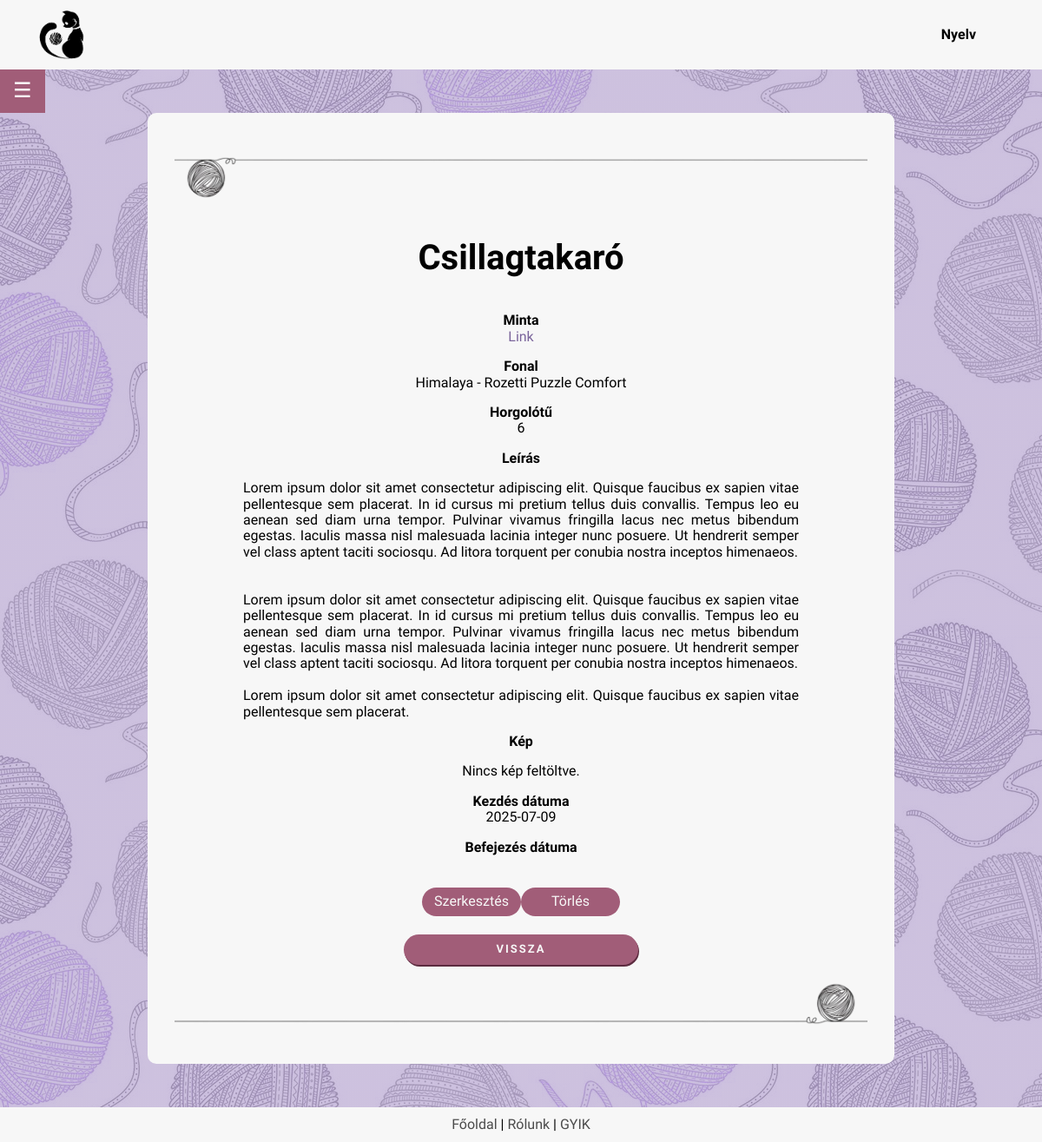
Screenshot of /project_page.php?id=100 (signed in) with the database file from the repository.
### tables this page shows
CREATE TABLE IF NOT EXISTS `projects` (
  `uid` int NOT NULL,
  `id` int NOT NULL AUTO_INCREMENT,
  `name` varchar(255) NOT NULL,
  `pattern` varchar(1000) DEFAULT NULL,
  `yarn` varchar(255) DEFAULT NULL,
  `hook` decimal(10,0) DEFAULT NULL,
  `description` text,
  `image` varchar(255) DEFAULT NULL,
  `start` date DEFAULT NULL,
  `finish` date DEFAULT NULL,
  PRIMARY KEY (`id`),
  KEY `Userid` (`uid`)
);

CREATE TABLE IF NOT EXISTS `yarns` (
  `id` int NOT NULL AUTO_INCREMENT,
  `brand` set('Drops','Alize','DMC','Kartopu','Nako','Wolans','Yarnart','Himalaya','Schachenmayr','Scheepjes','Lana Grossa','Vlna-Hep','Gründl','Red Heart','Malabrigo','Lion Brand','Bernat','Adriafil','Berroco','Blue Sky Fibers','Caron','Cascade','Debbie Bliss','Deramores','Dream in Color','Ella Rae','Hayfield','Hoooked','James C. Brett','Juniper Moon Farm','King Cole','Knit Collage','Koigu','Lang Yarns','Lopi','McIntosh','MillaMia','Noro','Paintbox','Patons','Plymouth','Sirdar','Snuggly',' Stylecraft','Tahki','The Yarn Collective','Trendsetter','Universal','Valley','Viking Of Norway','West Yorkshire Spinners','Willow and Lark','Wool and the Gang','Yarn and Colors','Hobbii Yarn','Yarnspirations','KnitPicks','Darn Good Yarn','We Are Knitters','Gorgeous Alpacas','Papillon','Gombolyda','Urth','FibraNatura') DEFAULT NULL,
  `variety` varchar(255) NOT NULL,
  PRIMARY KEY (`id`)
);

### backend/lang.php (called while the page is built, shortened)
<?php
    function lang($str) {
        return $str;
    }
?>

### project_page.php (the view, shortened to what this page needs)
<?php
require $_SERVER['DOCUMENT_ROOT'] . '/project/backend/config.php';
require $_SERVER['DOCUMENT_ROOT'] . '/project/backend/lang.php';
$project_id = $_GET['id'];
$stmt = $conn->prepare("SELECT p.id, p.name, p.pattern, p.hook, p.description, p.image, p.start, p.finish, y.brand, y.variety FROM projects p LEFT JOIN yarns y ON p.yarn = y.id WHERE p.id = ? AND p.uid = ?");
$stmt->bind_param("ii", $project_id, $_SESSION['uid']);
$stmt->execute();
$result = $stmt->get_result();
$minta = lang('Minta');
$fonal = lang('Fonal');
$horgolotu = lang('Horgolótű');
$leiras = lang('Leírás');
$kep = lang('Kép');
$kezdes = lang('Kezdés dátuma');
$befejezes = lang('Befejezés dátuma');
$torles = lang('Törlés');
$szerkesztes = lang('Szerkesztés');
?>
<!DOCTYPE html>
<head>
    <?php
    include $_SERVER['DOCUMENT_ROOT'] . '/project/frontend/header.php';
    ?>
</head>
<body>
    <div class="page_container">
        <main class="page_content">
            <div class="main_body">
                <?php
                include $_SERVER['DOCUMENT_ROOT'] . '/project/frontend/sidebar.php';
                ?>
                <div class="main_container">
                    <img src="/project/images/yarn2.png" class="image-center">
                    <?php
                    if ($result->num_rows > 0) {
                        while ($row = $result->fetch_assoc()) {
                            echo "<div>";
                            echo "<p style='font-size:2.5em'><b>{$row['name']}</b></p>";
                            echo "<p><b>$minta</b><br><a href='{$row['pattern']}' style='text-decoration:none; color:rgb(122, 100, 155); margin-bottom:15px;' target='_blank'>Link</a></p>";
                            echo "<p style='margin-bottom:15px;'><b>$fonal</b><br>";
                            if (!empty($row['brand']) && !empty($row['variety'])) {
                                echo "{$row['brand']} - {$row['variety']}";
                            } else {
                                echo lang('Nincs megadva fonal.');
                            }
                            echo "</p>";
                            echo "<p><b>$horgolotu</b><br>{$row['hook']}</p>";
                            echo "<p style='text-align: center; '>";
                            echo "<b>$leiras</b>";
                            echo "<br>";
                            echo "<p style='text-align:justify; text-justify: inter-word; width: 80%; margin: 0 auto; white-space: pre-wrap;'>{$row['description']}</p>";
                            echo "</p>";
                            echo "<p><b>$kep</b></p>";
                            if (!empty($row['image'])) {
                                $image_paths = explode(',', $row['image']);
                                foreach ($image_paths as $image_path) {
                                    $image_path = trim($image_path);
                                    if (!empty($image_path)) {
                                        echo "<img src='{$image_path}' alt='Project image' style='max-width: 200px; height: auto; margin: 5px;'>";
                                    }
                                }
                            } else {
                                echo "<p>Nincs kép feltöltve.</p>";
                            }
                            echo "<p><b>$kezdes</b><br>{$row['start']}</p>";
                            echo "<p><b>$befejezes</b><br>{$row['finish']}</p>";
                            echo "<br>";
                            echo "<a href='/project/edit_project.php?id={$row['id']}' class='link'>$szerkesztes</a>";
                            echo "<a href='/project/backend/delete_project.php?id={$row['id']}' class='link' onclick='return confirmDelete();'>$torles</a>";
                            echo "</div>";
                        }
                    } else {
                        echo "<div style='border: 1px solid rgb(90, 90, 90) text-align=center;'><p colspan='6'>Nincs elérhető adat!</p></div>";
                    }
                    ?>
                    <br>
                    <a href="/project/my_projects.php" class="button-link">
                        <?= lang('Vissza') ?>
                    </a>
                    <img src="/project/images/yarn2flipped.png" class="image-center">
                </div>
            </div>
        </main>
    </div>
    <?php
    include $_SERVER['DOCUMENT_ROOT'] . '/project/frontend/footer.php';
    ?>
</body>
</html>

### frontend/style.css (style rules this page uses)
body { font-family: 'League Spartan'; background-image: linear-gradient( rgba(184, 167, 209, 0.7), rgba(184, 167, 209, 0.7) ), url(../images/background.png); min-height: 100vh; display:flex; flex-direction:column; }
.main_body { display: flex; justify-content: center; min-width: 40%; align-items: flex-start; gap: 20px; }
.main_container, .main_container_home { background-color: rgb(247, 247, 247); border: none; border-radius: 10px; margin: 100px 0 0 0; text-align: center; width: 800px; padding: 30px 30px 40px 30px; }
.page_container { position: relative; min-height: 95vh; flex-grow: 1; }
.page_content { padding-bottom: 50px; }
@media (max-width: 1200px) { .main_body { margin-top: 100px; } }
@media (max-width: 1200px) { .main_container, .main_container_home { margin: 30px 0 0 0; width: 800px; } }
.image-center { margin-top: 20px; margin-left: auto; margin-right: auto; height: 50px; }
.button, .button_inverse, .button-search, .button-link { font-size: small; font-weight: 600; text-transform: uppercase; letter-spacing: 2px; border: none; border-radius: 20px; font-family: 'League Spartan'; text-decoration: none; padding: 10px; }
.button, .button-link { background-color: #a15d78; color: rgb(247, 247, 247); box-shadow: 1px 2px #5c2b3f; width: 270px; }
.button-link { display: inline-block; width: 250px; }
.link { display: inline-block; color: rgb(247, 247, 247); text-decoration: none; background-color: #a15d78; padding: 7px; border-radius: 30px; margin: 3px 0; width: 100px; }
:root { --sac: 'Monoton', cursive; --comf: 'Comfortaa', cursive; --dark: #1c1c1c; --light: rgb(247, 247, 247); --lilac: rgb(121, 105, 146); }

### rows the page displays
projects: name "Csillagtakaró", yarns.brand "Himalaya", yarns.variety "Rozetti Puzzle Comfort", hook "6", description "Lorem ipsum dolor sit amet consectetur adipiscing elit. Quisque faucibus ex sapien vitae pellentesque sem placerat. In id cursus mi pretium tellus duis convallis. Tempus leo eu aenean sed diam urna tempor. Pulvinar vivamus fringilla lacus nec metus bibendum egestas. Iaculis massa nisl malesuada lacinia integer nunc posuere. Ut hendrerit semper vel class aptent taciti sociosqu. Ad litora torquent per conubia nostra inceptos himenaeos. Lorem ipsum dolor sit amet consectetur adipiscing elit. Quisque faucibus ex sapien vitae pellentesque sem placerat. In id cursus mi pretium tellus duis convallis. Tempus leo eu aenean sed diam urna tempor. Pulvinar vivamus fringilla lacus nec metus bibendum…", image "Nincs kép feltöltve.", start "2025-07-09"

### other values shown
lang('Nyelv') "Nyelv"
lang('Vissza') "VISSZA"
lang('Főoldal') "Főoldal"
lang('Rólunk') "Rólunk"
lang('GYIK') "GYIK"
